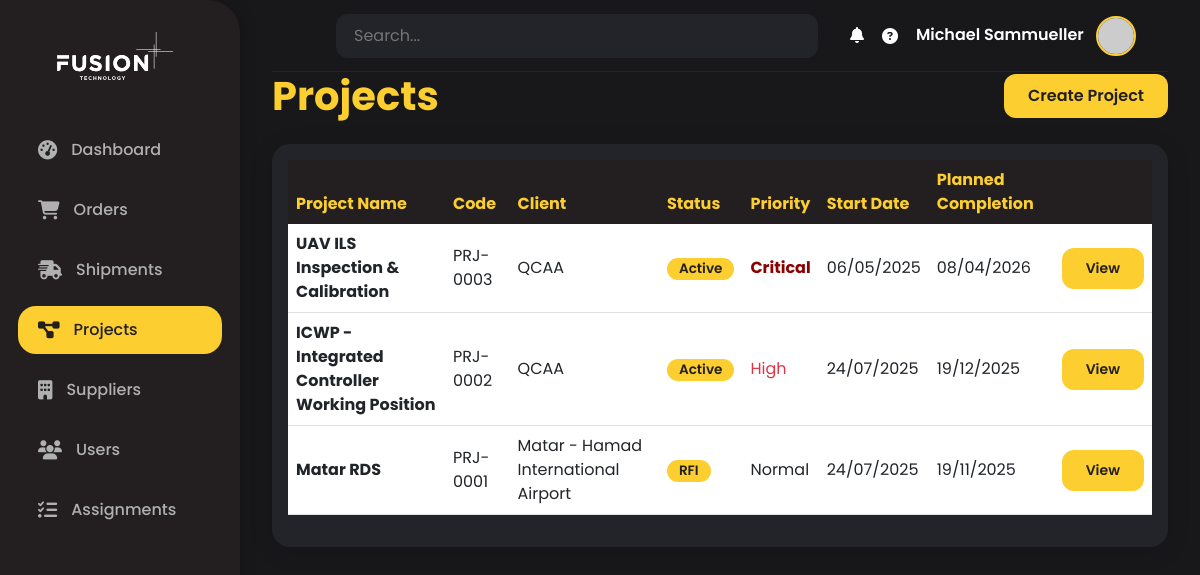
/projects/ (signed in), run on the app's committed database.
### backend/models/users.py (models this page shows)
class User(Base):
    __tablename__ = "users"
    id = Column(Integer, primary_key=True, index=True)
    email = Column(String(255), unique=True, index=True, nullable=False)
    username = Column(String(50), unique=True, index=True, nullable=False)
    full_name = Column(String(100), nullable=False)
    hashed_password = Column(String(100), nullable=False)
    role = Column(String(50), default="user")  # admin, manager, procurement, field, qa, finance
    department = Column(String(50))  # Management, Procurement, Field Operations, QA, Finance
    timezone = Column(String(50), default="Asia/Doha")
    language = Column(String(5), default="en")  # en, ar
    notification_preferences = Column(Text)  # JSON string
    is_active = Column(Boolean, default=True)
    last_login = Column(DateTime)
    created_at = Column(DateTime, default=datetime.utcnow)
    created_by = Column(String(50))
    created_projects = relationship("Project", foreign_keys="Project.created_by_id", back_populates="created_by_user")
    managed_projects = relationship("Project", foreign_keys="Project.project_manager_id", back_populates="project_manager_user")
    created_orders = relationship("Order", foreign_keys="Order.created_by_id", back_populates="created_by_user")
    notifications = relationship(
        "Notification",
        back_populates="user",
        foreign_keys="[Notification.user_id]"
    )
    escalated_notifications = relationship(
        "Notification",
        foreign_keys="[Notification.escalated_to_user_id]"
    )

### backend/models/projects.py (models this page shows)
class Project(Base):
    __tablename__ = "projects"
    id = Column(Integer, primary_key=True, index=True)
    name = Column(String(200), nullable=False, index=True)
    project_code = Column(String(50), unique=True, nullable=False, index=True)
    client_name = Column(String(200), nullable=False)
    client_contact_person = Column(String(100))
    client_email = Column(String(255))
    client_phone = Column(String(50))
    description = Column(Text)
    project_type = Column(String(50))  # Aviation, Marine, Industrial, etc.
    start_date = Column(DateTime, nullable=False)
    planned_completion_date = Column(DateTime, nullable=False)
    actual_completion_date = Column(DateTime)
    total_budget = Column(Numeric(precision=15, scale=2))
    currency = Column(String(3), default="QAR")
    budget_consumed = Column(Numeric(precision=15, scale=2), default=0)
    status = Column(String(20), default="Planning")  # Planning, Active, On Hold, Completed
    priority = Column(String(10), default="Normal")  # Low, Normal, High, Critical
    completion_percentage = Column(Integer, default=0)
    project_manager_id = Column(Integer, ForeignKey("users.id"))
    created_by_id = Column(Integer, ForeignKey("users.id"))
    assigned_user_id = Column(Integer, ForeignKey("users.id"), nullable=True)
    assigned_by = Column(String(100))  # Username or user id of assigner
    installation_location = Column(String(200))
    installation_country = Column(String(100))
    installation_city = Column(String(100))
    requires_certification = Column(Boolean, default=False)
    certification_status = Column(String(50))  # Pending, In Progress, Approved, Rejected
    regulatory_authority = Column(String(100))  # QCAA, EASA, FAA, etc.
    created_at = Column(DateTime, default=datetime.utcnow)
    updated_at = Column(DateTime, default=datetime.utcnow, onupdate=datetime.utcnow)
    project_manager_user = relationship("User", foreign_keys=[project_manager_id], back_populates="managed_projects")
    created_by_user = relationship("User", foreign_keys=[created_by_id], back_populates="created_projects")
    assigned_user = relationship("User", foreign_keys=[assigned_user_id])
    orders = relationship("Order", back_populates="project", cascade="all, delete-orphan")
    notifications = relationship("Notification", back_populates="project")

### fusionflow_app/routes/projects.py (the view)
@projects_bp.route('/')
@login_required
def list_projects():
    db = get_db()
    try:
        status_filter = request.args.get('status', 'all')
        priority_filter = request.args.get('priority', 'all')
        search = request.args.get('search', '')
        page = int(request.args.get('page', 1))
        per_page = int(request.args.get('per_page', 25))
        query = db.query(Project)
        if status_filter != 'all':
            query = query.filter(Project.status == status_filter)
        if priority_filter != 'all':
            query = query.filter(Project.priority == priority_filter)
        if search:
            query = query.filter(
                (Project.name.contains(search)) |
                (Project.project_code.contains(search)) |
                (Project.client_name.contains(search))
            )
        query = query.order_by(desc(Project.created_at))
        total = query.count()
        projects = query.offset((page - 1) * per_page).limit(per_page).all()
        statuses = db.query(Project.status).distinct().filter(Project.status.isnot(None)).all()
        priorities = db.query(Project.priority).distinct().filter(Project.priority.isnot(None)).all()
        total_pages = (total + per_page - 1) // per_page
        has_prev = page > 1
        has_next = page < total_pages
        return render_template('projects/list.html',
                             projects=projects,
                             total=total,
                             page=page,
                             per_page=per_page,
                             total_pages=total_pages,
                             has_prev=has_prev,
                             has_next=has_next,
                             statuses=[s[0] for s in statuses],
                             priorities=[p[0] for p in priorities],
                             current_filters={
                                 'status': status_filter,
                                 'priority': priority_filter,
                                 'search': search
                             })
    finally:
        db.close()

### fusionflow_app/routes/projects.py (called while the page is built)
def get_db():
    return SessionLocal()

### fusionflow_app/templates/projects/list.html (shortened to what this page needs)
{% extends 'base.html' %}
{% block content %}
<div class="d-flex justify-content-between align-items-center mb-4">
    <h1 class="mb-0" style="color: var(--primary-color); font-weight: 700;">Projects</h1>
    <a href="{{ url_for('projects.create_project') }}" class="btn btn-primary">Create Project</a>
</div>
<div class="card">
    <div class="card-body">
        <div class="table-responsive">
            <table class="table table-hover align-middle">
                <thead>
                    <tr>
                        <th>Project Name</th>
                        <th>Code</th>
                        <th>Client</th>
                        <th>Status</th>
                        <th>Priority</th>
                        <th>Start Date</th>
                        <th>Planned Completion</th>
                        <th></th>
                    </tr>
                </thead>
                <tbody>
                    {% for project in projects %}
                    <tr>
                        <td><strong>{{ project.name }}</strong></td>
                        <td>{{ project.project_code }}</td>
                        <td>{{ project.client_name }}</td>
                        <td><span class="badge status-badge">{{ project.status }}</span></td>
                        <td><span class="priority-{{ project.priority|lower }}">{{ project.priority }}</span></td>
                        <td>{{ project.start_date.strftime('%d/%m/%Y') if project.start_date else '' }}</td>
                        <td>{{ project.planned_completion_date.strftime('%d/%m/%Y') if project.planned_completion_date else '' }}</td>
                        <td><a href="{{ url_for('projects.view_project', project_id=project.id) }}" class="btn btn-sm btn-primary">View</a></td>
                    </tr>
                    {% endfor %}
                </tbody>
            </table>
        </div>
    </div>
</div>
{% endblock %}

### fusionflow_app/templates/base.html (shortened to what this page needs)
<!DOCTYPE html>
<html lang="en">
<head>
    <link href="https://cdn.jsdelivr.net/npm/bootstrap@5.3.0/dist/css/bootstrap.min.css" rel="stylesheet">
    <link href="https://cdnjs.cloudflare.com/ajax/libs/font-awesome/6.4.0/css/all.min.css" rel="stylesheet">
</head>
<body>
    <div class="sidebar">
        <div class="logo">
            <img src="{{ url_for('static', filename='images/fusion_white.svg') }}" alt="FusionFlow Logo">
        </div>
        <ul class="nav flex-column nav">
            <li class="nav-item">
                <a class="nav-link {% if request.endpoint == 'dashboard.index' %}active{% endif %}" href="{{ url_for('dashboard.index') }}">
                    <i class="fas fa-tachometer-alt"></i> <span>Dashboard</span>
                </a>
            </li>
            <li class="nav-item">
                <a class="nav-link {% if request.endpoint.startswith('orders.') %}active{% endif %}" href="{{ url_for('orders.list_orders') }}">
                    <i class="fas fa-shopping-cart"></i> <span>Orders</span>
                </a>
            </li>
            <li class="nav-item">
                <a class="nav-link {% if request.endpoint.startswith('shipments.') %}active{% endif %}" href="{{ url_for('shipments.list_shipments') }}">
                    <i class="fas fa-shipping-fast"></i> <span>Shipments</span>
                </a>
            </li>
            <li class="nav-item">
                <a class="nav-link {% if request.endpoint.startswith('projects.') %}active{% endif %}" href="{{ url_for('projects.list_projects') }}">
                    <i class="fas fa-project-diagram"></i> <span>Projects</span>
                </a>
            </li>
            <li class="nav-item">
                <a class="nav-link {% if request.endpoint.startswith('suppliers.') %}active{% endif %}" href="{{ url_for('suppliers.list_suppliers') }}">
                    <i class="fas fa-building"></i> <span>Suppliers</span>
                </a>
            </li>
            {% if current_user.is_authenticated and current_user.role in ['admin', 'manager', 'associate_project_manager', 'project_manager', 'senior_project_manager', 'engineering_manager', 'design_manager'] %}
            <li class="nav-item">
                <a class="nav-link {% if request.endpoint.startswith('users.') and not request.endpoint.endswith('assignments') and not request.endpoint.endswith('logs') %}active{% endif %}" href="{{ url_for('users.list_users') }}">
                    <i class="fas fa-users"></i> <span>Users</span>
                </a>
            </li>
            {% endif %}
            {% if current_user.is_authenticated %}
            <li class="nav-item">
                <a class="nav-link {% if request.endpoint == 'users.assignments' %}active{% endif %}" href="{{ url_for('users.assignments') }}">
                    <i class="fas fa-tasks"></i> <span>Assignments</span>
                </a>
            </li>
            {% endif %}
        </ul>
    </div>
    <div class="main-content">
        <nav class="navbar">
            <form class="search-bar d-none d-md-block">
                <input type="text" placeholder="Search..." aria-label="Search">
            </form>
            <div class="user-info ms-auto position-relative">
                <div class="notification-bell" id="notifBell">
                    <i class="fas fa-bell"></i>
                </div>
                <i class="fas fa-question-circle"></i>
                {% if current_user.is_authenticated %}
                    <div class="dropdown">
                        <span class="username me-2">{{ current_user.full_name }}</span>
                        <a href="#" class="d-inline-block" id="userDropdown" data-bs-toggle="dropdown" aria-expanded="false">
                            <img src="https://ui-avatars.com/api/?name={{ current_user.full_name|replace(' ', '+') }}&background=fdce2f&color=231f20&rounded=true&size=40" class="avatar" alt="User Avatar">
                        </a>
                    </div>
                {% endif %}
            </div>
        </nav>
        {% block content %}{% endblock %}
    </div>
</body>
</html>

### fusionflow_app/templates/base.html (style rules this page uses)
:root { --primary-color: #fdce2f; --secondary-color: #231f20; --background-dark: #18181b; --sidebar-bg: #231f20; --card-bg: #23232a; --text-main: #fff; --text-muted: #b0b0b0; --active-bg: #fdce2f; --active-text: #231f20; --border-radius: 18px; }
html, body { height: 100%; background: var(--background-dark); color: var(--text-main); font-family: 'Poppins', 'Segoe UI', Tahoma, Geneva, Verdana, sans-serif; }
body { min-height: 100vh; background: var(--background-dark); }
.sidebar { position: fixed; top: 0; left: 0; height: 100vh; width: 240px; background: var(--sidebar-bg); color: var(--text-main); border-radius: 0 32px 32px 0; box-shadow: 2px 0 16px rgba(0,0,0,0.18); z-index: 1001; display: flex; flex-direction: column; padding: 32px 0 0 0; }
.sidebar .logo { display: flex; align-items: center; justify-content: center; margin-bottom: 40px; }
.sidebar .logo img { height: 48px; margin-right: 10px; }
.sidebar .nav { flex: 1; }
.sidebar .nav-link { color: var(--text-muted); font-weight: 500; border-radius: var(--border-radius); margin: 6px 18px; padding: 12px 20px; display: flex; align-items: center; transition: background 0.2s, color 0.2s; }
.sidebar .nav-link.active, .sidebar .nav-link:hover { background: var(--active-bg); color: var(--active-text) !important; }
.sidebar .nav-link i { margin-right: 14px; font-size: 1.2rem; }
.main-content { margin-left: 240px; min-height: 100vh; background: var(--background-dark); padding: 0 32px 32px 32px; }
.navbar { background: var(--background-dark); border-bottom: 1px solid #23232a; min-height: 72px; display: flex; align-items: center; padding: 0 32px; }
.navbar .search-bar { flex: 1; margin: 0 32px; }
.navbar .search-bar input { background: #23232a; border: none; border-radius: 12px; color: var(--text-main); padding: 10px 18px; width: 100%; }
.navbar .user-info { display: flex; align-items: center; gap: 18px; }
.navbar .user-info .avatar { width: 40px; height: 40px; border-radius: 50%; object-fit: cover; border: 2px solid var(--primary-color); }
.navbar .user-info .username { color: var(--text-main); font-weight: 600; }
.card { background: var(--card-bg); border-radius: var(--border-radius); box-shadow: 0 4px 24px rgba(0,0,0,0.12); border: none; color: var(--text-main); }
.status-badge { font-size: 0.85rem; padding: 4px 12px; border-radius: 12px; font-weight: 600; background: var(--primary-color); color: var(--secondary-color); }
.priority-high { color: #dc3545; }
.priority-critical { color: #8b0000; font-weight: 700; }
.btn-primary { background: var(--primary-color); color: var(--secondary-color); border: none; border-radius: 12px; font-weight: 600; padding: 10px 24px; transition: background 0.2s, color 0.2s; }
.table { color: var(--text-main); }
.table th { background: var(--sidebar-bg); color: var(--primary-color); border: none; }
.notification-bell { position: relative; cursor: pointer; }

### data on the page
User: full_name "Michael Sammueller"
Project: name "UAV ILS Inspection & Calibration", project_code "PRJ-0003", client_name "QCAA", status "Active", priority "Critical", start_date "06/05/2025", planned_completion_date "08/04/2026"
Project: name "ICWP - Integrated Controller Working Position", project_code "PRJ-0002", client_name "QCAA", status "Active", priority "High", start_date "24/07/2025", planned_completion_date "19/12/2025"
Project: name "Matar RDS", project_code "PRJ-0001", client_name "Matar - Hamad International Airport", status "RFI", priority "Normal", start_date "24/07/2025", planned_completion_date "19/11/2025"
